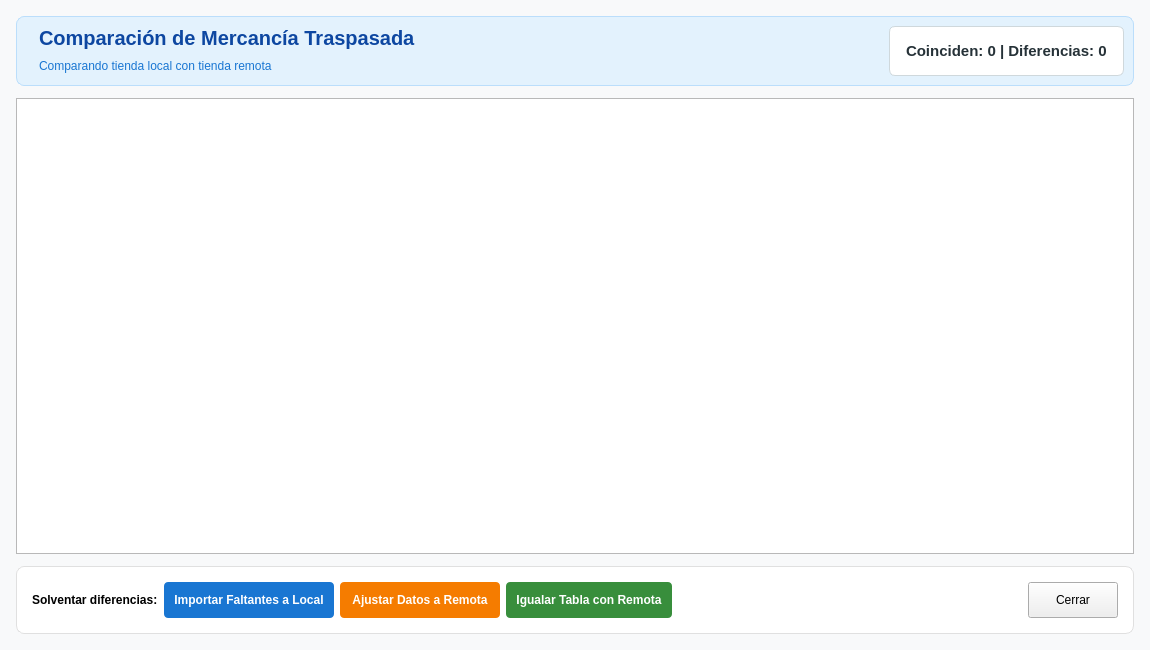
<?xml version="1.0" encoding="UTF-8"?>
<ui version="4.0">
 <class>DialogCompararTraspaso</class>
 <widget class="QDialog" name="DialogCompararTraspaso">
  <property name="geometry">
   <rect>
    <x>0</x>
    <y>0</y>
    <width>1150</width>
    <height>650</height>
   </rect>
  </property>
  <property name="windowTitle">
   <string>Comparativa de Traspaso entre Tiendas</string>
  </property>
  <property name="styleSheet">
   <string notr="true">QDialog { background-color: #f8f9fa; }</string>
  </property>
  <layout class="QVBoxLayout" name="verticalLayoutMain">
   <property name="spacing">
    <number>12</number>
   </property>
   <property name="leftMargin">
    <number>16</number>
   </property>
   <property name="topMargin">
    <number>16</number>
   </property>
   <property name="rightMargin">
    <number>16</number>
   </property>
   <property name="bottomMargin">
    <number>16</number>
   </property>
   <item>
    <widget class="QFrame" name="headerFrame">
     <property name="minimumSize">
      <size>
       <width>0</width>
       <height>70</height>
      </size>
     </property>
     <property name="styleSheet">
      <string notr="true">QFrame#headerFrame {
    background-color: #e3f2fd;
    border-radius: 8px;
    border: 1px solid #bbdefb;
}</string>
     </property>
     <layout class="QHBoxLayout" name="horizontalLayoutHeader">
      <item>
       <widget class="QLabel" name="labelIcono">
        <property name="maximumSize">
         <size>
          <width>40</width>
          <height>40</height>
         </size>
        </property>
        <property name="pixmap">
         <pixmap>../iconos/sync.png</pixmap>
        </property>
        <property name="scaledContents">
         <bool>true</bool>
        </property>
       </widget>
      </item>
      <item>
       <layout class="QVBoxLayout" name="verticalLayoutHeader">
        <item>
         <widget class="QLabel" name="labelTitulo">
          <property name="font">
           <font>
            <pointsize>15</pointsize>
            <bold>true</bold>
           </font>
          </property>
          <property name="styleSheet">
           <string notr="true">color: #0d47a1;</string>
          </property>
          <property name="text">
           <string>Comparación de Mercancía Traspasada</string>
          </property>
         </widget>
        </item>
        <item>
         <widget class="QLabel" name="labelSubtitulo">
          <property name="styleSheet">
           <string notr="true">color: #1976d2;</string>
          </property>
          <property name="text">
           <string>Comparando tienda local con tienda remota</string>
          </property>
         </widget>
        </item>
       </layout>
      </item>
      <item>
       <spacer name="horizontalSpacerHeader">
        <property name="orientation">
         <enum>Qt::Orientation::Horizontal</enum>
        </property>
        <property name="sizeHint" stdset="0">
         <size>
          <width>40</width>
          <height>20</height>
         </size>
        </property>
       </spacer>
      </item>
      <item>
       <widget class="QLabel" name="labelResumen">
        <property name="font">
         <font>
          <pointsize>11</pointsize>
          <bold>true</bold>
         </font>
        </property>
        <property name="styleSheet">
         <string notr="true">color: #263238; background-color: white; padding: 6px 12px; border-radius: 6px; border: 1px solid #cfd8dc;</string>
        </property>
        <property name="text">
         <string>Coinciden: 0 | Diferencias: 0</string>
        </property>
       </widget>
      </item>
     </layout>
    </widget>
   </item>
   <item>
    <widget class="QTableWidget" name="tableWidgetComparativa">
     <property name="alternatingRowColors">
      <bool>true</bool>
     </property>
     <property name="selectionBehavior">
      <enum>QAbstractItemView::SelectionBehavior::SelectRows</enum>
     </property>
     <property name="sortingEnabled">
      <bool>true</bool>
     </property>
     <attribute name="horizontalHeaderStretchLastSection">
      <bool>true</bool>
     </attribute>
    </widget>
   </item>
   <item>
    <widget class="QFrame" name="actionFrame">
     <property name="styleSheet">
      <string notr="true">QFrame#actionFrame {
    background-color: white;
    border-radius: 8px;
    border: 1px solid #e0e0e0;
    padding: 6px;
}</string>
     </property>
     <layout class="QHBoxLayout" name="horizontalLayoutActions">
      <item>
       <widget class="QLabel" name="labelSolventar">
        <property name="font">
         <font>
          <bold>true</bold>
         </font>
        </property>
        <property name="text">
         <string>Solventar diferencias:</string>
        </property>
       </widget>
      </item>
      <item>
       <widget class="QPushButton" name="btnImportarFaltantes">
        <property name="minimumSize">
         <size>
          <width>160</width>
          <height>36</height>
         </size>
        </property>
        <property name="styleSheet">
         <string notr="true">QPushButton {
    background-color: #1976d2;
    color: white;
    font-weight: bold;
    border-radius: 4px;
    padding: 4px 10px;
}
QPushButton:hover { background-color: #1565c0; }
QPushButton:disabled { background-color: #b0bec5; }</string>
        </property>
        <property name="text">
         <string>Importar Faltantes a Local</string>
        </property>
        <property name="toolTip">
         <string>Añade a la tabla local aquellos artículos que existen en la tienda remota pero no en local</string>
        </property>
       </widget>
      </item>
      <item>
       <widget class="QPushButton" name="btnAjustarCantidades">
        <property name="minimumSize">
         <size>
          <width>160</width>
          <height>36</height>
         </size>
        </property>
        <property name="styleSheet">
         <string notr="true">QPushButton {
    background-color: #f57c00;
    color: white;
    font-weight: bold;
    border-radius: 4px;
    padding: 4px 10px;
}
QPushButton:hover { background-color: #ef6c00; }
QPushButton:disabled { background-color: #b0bec5; }</string>
        </property>
        <property name="text">
         <string>Ajustar Datos a Remota</string>
        </property>
        <property name="toolTip">
         <string>Actualiza cantidades, precios y caducidades en la tabla local para que coincidan con la tienda remota</string>
        </property>
       </widget>
      </item>
      <item>
       <widget class="QPushButton" name="btnIgualarTodo">
        <property name="minimumSize">
         <size>
          <width>160</width>
          <height>36</height>
         </size>
        </property>
        <property name="styleSheet">
         <string notr="true">QPushButton {
    background-color: #388e3c;
    color: white;
    font-weight: bold;
    border-radius: 4px;
    padding: 4px 10px;
}
QPushButton:hover { background-color: #2e7d32; }
QPushButton:disabled { background-color: #b0bec5; }</string>
        </property>
        <property name="text">
         <string>Igualar Tabla con Remota</string>
        </property>
        <property name="toolTip">
         <string>Sustituye completamente la tabla local por las líneas de la tienda remota</string>
        </property>
       </widget>
      </item>
      <item>
       <spacer name="horizontalSpacerActions">
        <property name="orientation">
         <enum>Qt::Orientation::Horizontal</enum>
        </property>
        <property name="sizeHint" stdset="0">
         <size>
          <width>40</width>
          <height>20</height>
         </size>
        </property>
       </spacer>
      </item>
      <item>
       <widget class="QPushButton" name="btnCerrar">
        <property name="minimumSize">
         <size>
          <width>90</width>
          <height>36</height>
         </size>
        </property>
        <property name="text">
         <string>Cerrar</string>
        </property>
       </widget>
      </item>
     </layout>
    </widget>
   </item>
  </layout>
 </widget>
 <resources/>
 <connections>
  <connection>
   <sender>btnCerrar</sender>
   <signal>clicked()</signal>
   <receiver>DialogCompararTraspaso</receiver>
   <slot>accept()</slot>
   <hints>
    <hint type="sourcelabel">
     <x>940</x>
     <y>585</y>
    </hint>
    <hint type="destinationlabel">
     <x>500</x>
     <y>310</y>
    </hint>
   </hints>
  </connection>
 </connections>
</ui>
